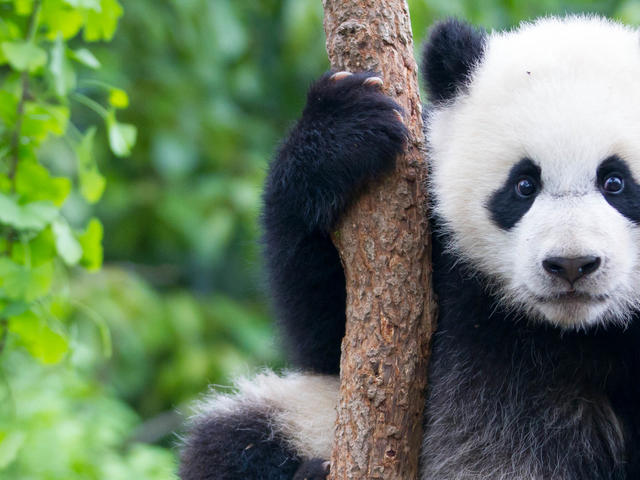
#> input picture panda.jpg, 640 x 480 px
$ jupyter execute --allow-errors 'Lecture 8.ipynb'
#> lines starting #> are read from the running program, lines starting #| are printed output that depends on the picture
NUMPY

[cell 1]
import numpy as np

[cell 2]
np.random.randint(0, 10, 20)

[cell 3]
# randint --> start, end, no. of elements you want

[cell 4]
np.random.randint(0, 10, (4,5)) #giving array dimensions for output

[cell 5]
# Now, if you use seed, then the values become fixed
# No matters how many time you execute this system

np.random.seed(10)

np.random.randint(0, 10, (4,5))

[cell 6]
data = np.random.randn(1000,1000)

[cell 7]
data.mean()    #Approx 0

[cell 8]
data.std()    #Approx 1

[cell 9]
np.random.random()    #Provides random value from 0 to 1

[cell 10]
arr = np.random.randint(0, 40, 10)

[cell 11]
arr

[cell 12]
arr[::-1]

[cell 13]
# Slicing in 2D array

nums = np.random.randint(0, 40, (10,10))

[cell 14]
nums

[cell 15]
nums[3:6]

[cell 16]
nums[:2, :4]     #2nd row tak lo aur 4th column tak

[cell 17]
import matplotlib.pyplot as plt

[cell 18]
arr = np.zeros((10,10))

[cell 19]
plt.imshow(arr, cmap="gray")

[cell 20]
arr[:4, :4] = 1

[cell 21]
plt.imshow(arr, cmap="gray")

[cell 22]
arr[-4:, -4:] = 1

[cell 23]
plt.imshow(arr, cmap="gray")
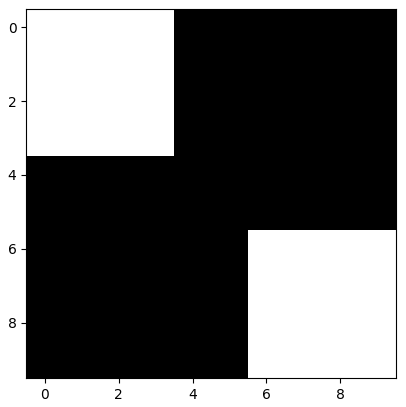
#> figure drawn by matplotlib, 1 panel

[cell 24]
arr[4:-4, 4:-4] = .5

[cell 25]
plt.imshow(arr, cmap="gray")
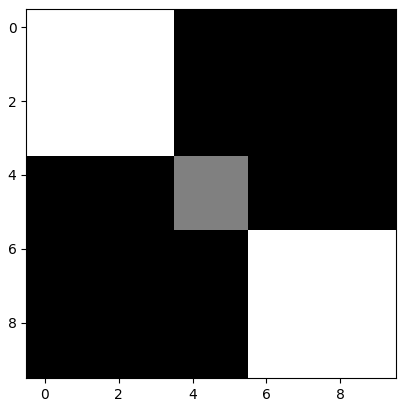
#> figure drawn by matplotlib, 1 panel

[cell 26]
another = np.full((10,10), 100)

[cell 27]
plt.imshow(another, cmap="gray")

[cell 28]
out = np.empty((100, 100))

[cell 29]
for i in range(100):
    for j in range(100):
        out[i,j] = i+j

[cell 30]
plt.imshow(out, cmap="gray")
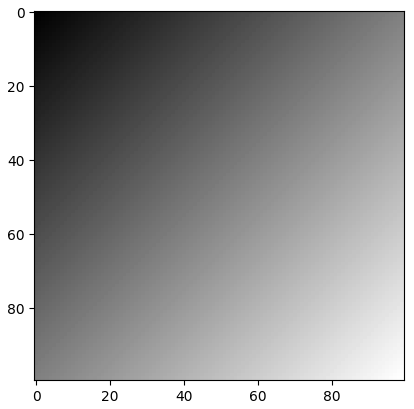
#> figure drawn by matplotlib, 1 panel

[cell 31]
out = np.empty((100, 100))

for i in range(100):
    for j in range(100):
        out[i,j] = i*i + j*j

plt.imshow(out, cmap="gray")
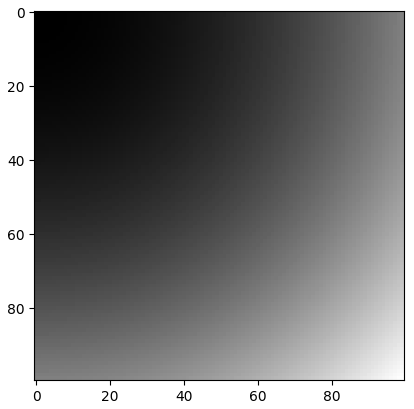
#> figure drawn by matplotlib, 1 panel

[cell 32]
out = np.empty((100, 100))

for i in range(100):
    for j in range(100):
        out[i,j] = (i*i + j*j) % 100

plt.imshow(out, cmap="gray")
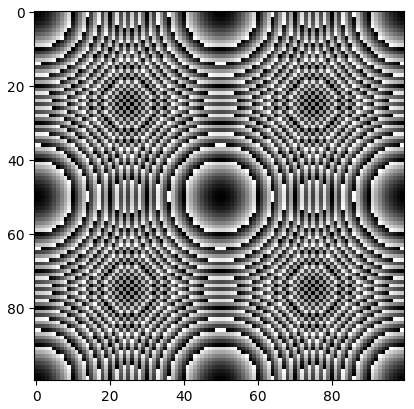
#> figure drawn by matplotlib, 1 panel

[cell 33]
out = np.empty((100, 100))

for i in range(100):
    for j in range(100):
        out[i,j] = (i*i + j*j) % 1000

plt.imshow(out, cmap="gray")
plt.savefig("pattern.jpg")
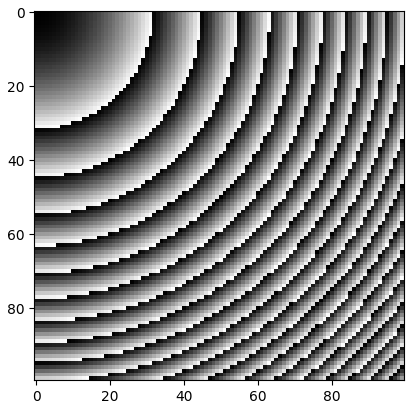
#> figure drawn by matplotlib, 1 panel

IMAGES

[cell 34]
from PIL import Image
import numpy as np

[cell 35]
img = Image.open("panda.jpg")
#> img is the input picture: PIL image 640x480 RGB; mean R, G, B 104.9, 124.2, 96.4

[cell 36]
small = img.resize((100, 100))
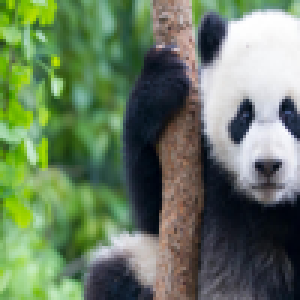
#> small: PIL image 100x100 RGB (shown 3 times larger); mean R, G, B 104.9, 124.2, 96.4

[cell 37]
small

[cell 38]
type(small)

[cell 39]
panda = np.array(small)

[cell 40]
type(panda)

[cell 41]
panda.shape
#> Out = (100, 100, 3)

[cell 42]
image_sample = Image.open("RGB_Sample.jpg")
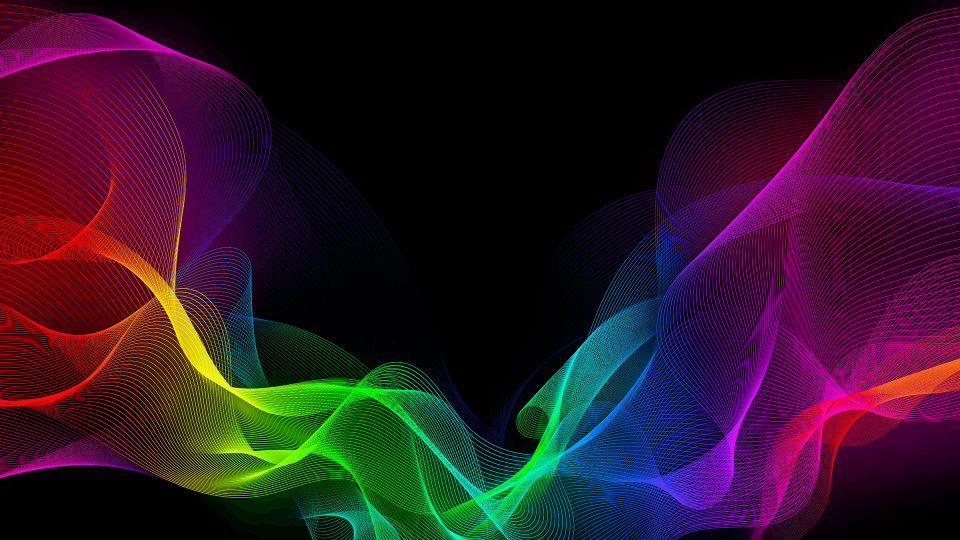
#> input picture RGB_Sample.jpg, 1920 x 1080 px (shown at 1/2 size)
#> image_sample is the input picture: PIL image 1920x1080 P; mean R, G, B 42.9, 20.2, 35.1

[cell 43]
rgb_image = image_sample.resize((100,100))
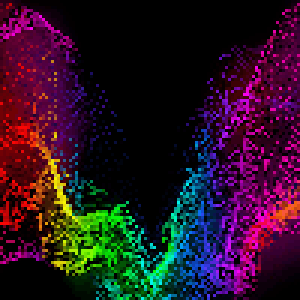
#> rgb_image: PIL image 100x100 P (shown 3 times larger); mean R, G, B 42.6, 19.7, 35.2

[cell 44]
rgb_image

[cell 45]
img = np.array(rgb_image)
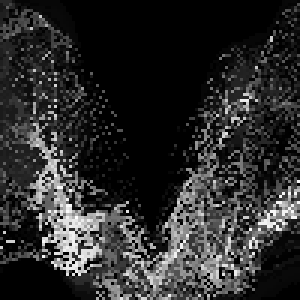
#> img: shape (100, 100) (shown 3 times larger); min 0, max 255, mean 43.5

[cell 46]
img.shape
#> Out = (100, 100)
